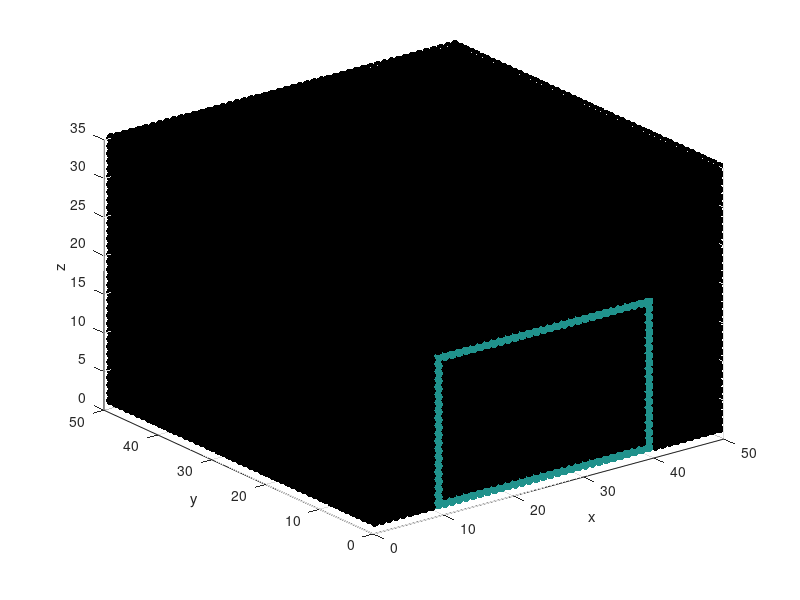

Reproduce this figure in MATLAB. (Note: this script raises an error after producing the figure.)
%% Initialize an occupancy grid matrix in 3D
% Define the xyz limits of the occGrid
x_range = 50;
y_range = 50;
z_range = 35;
[X Y Z] = meshgrid(1:y_range, 1:x_range, 1:z_range);

% Let's start with a rectangular hallway for simplicity
omap = zeros(x_range, y_range, z_range);
omap(1:40, 10:40, 1) = 1;
omap(1:40, 10:40, 20) = 1;
omap(1:40, 10, 1:20) = 1;
omap(1:40, 40, 1:20) = 1;
omap_data = omap;
omap_data(omap_data == 0) = NaN;

scatter3(X(:), Y(:), Z(:), 50, omap_data(:), 'filled');
xlabel('x');
ylabel('y');
zlabel('z');

%% Find the frontier
frontier = zeros(x_range, y_range, z_range);
frontier(41, 11:39, 2:19) = 1;
frontier_data = frontier;
frontier_data(frontier_data == 0) = NaN;
hold on
% scatter3(X(:), Y(:), Z(:), 50, 2*frontier_data(:), 'filled');

%% Cluster the frontier
frontier_clustered = greedycluster(frontier, 4);
frontier_data = frontier_clustered + 1;
frontier_data(frontier_data == 1) = NaN;
scatter3(X(:), Y(:), Z(:), 100, frontier_data(:), 'filled');
colormap 'hsv'
hold off

%% Find poses to view each cluster